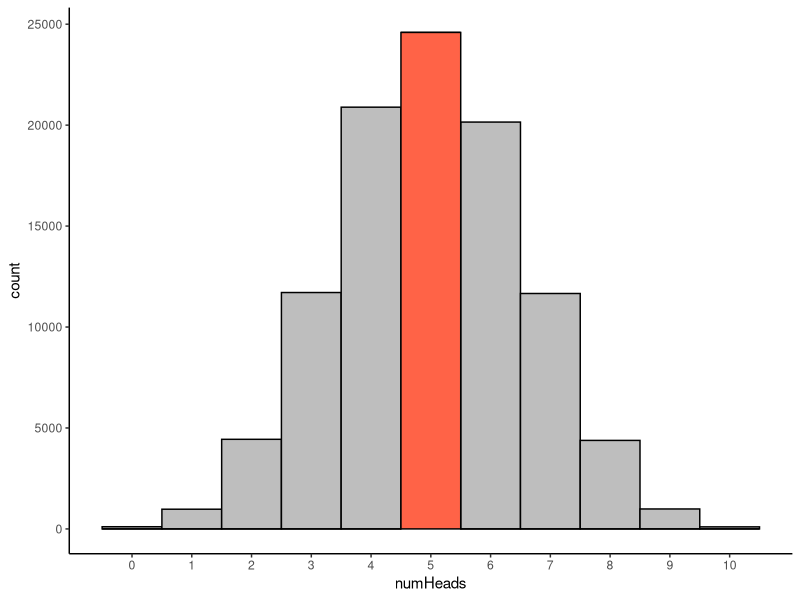

This chart was generated by the following R code:
## ---- chunk 1
library("tidyverse")
## ---- chunk 2
dbinom(
  x = 5,     # number of coins that flip heads-up
  size = 10, # how many times you flip a coin
  prob = 0.5 # probability of a coin flipping heads-up (i.e., fair coin = 50%)
)
## ---- chunk 3
#| fig-cap: "Histogram of number of coins that flip heads-up in a simulation of 10 coin flips (with 100,000 replications)."
#| label: fig-simulationOf10CoinFlips
#| code-fold: true

set.seed(52242)

numHeads <- rbinom(
  n = 100000,
  size = 10,
  prob = .5
)

simulationOfFlipping10Coins <- data.frame(
  numHeads = numHeads
)

simulationOfFlipping10Coins <- simulationOfFlipping10Coins %>% 
  mutate(
    highlight = ifelse(numHeads == 5, "yes", "no")
  )

ggplot(
  data = simulationOfFlipping10Coins,
  mapping = aes(
    x = numHeads,
    fill = highlight)
) +
  geom_histogram(
    color = "#000000",
    bins = 11
  ) +
  scale_x_continuous(
    breaks = 0:10
  ) +
  scale_fill_manual(
    values = c(
      "yes" = "tomato",
      "no" = "gray")
  ) +
  theme_classic() +
  theme(legend.position = "none")
## ---- chunk 4
dbinom(
  x = c(0:4, 6:10),
  size = 10,
  prob = 0.5
) %>% sum()
## ---- chunk 5
sessionInfo()
